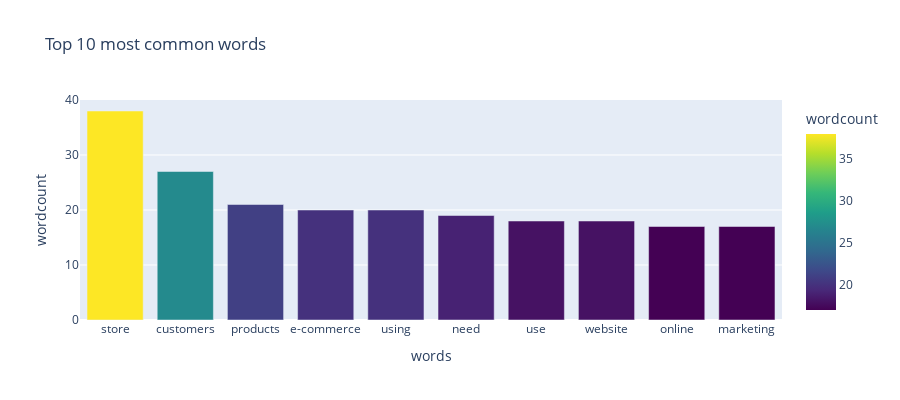

The notebook cell this image was saved under:
### Code cell
fig = px.bar(word_count_t, x='words', y='wordcount',
             color='wordcount',
             height=400, title='Top 10 most common words',
             color_continuous_scale=px.colors.sequential.Viridis             
            )
fig.show()

### Figure 1 — Plotly figure (JSON) as saved in the notebook; plotly's stock layout.template omitted (floating-point values rounded to 4 significant figures)
{"data": [{"alignmentgroup": "True", "hovertemplate": "words=%{x}<br>wordcount=%{marker.color}<extra></extra>", "legendgroup": "", "marker": {"color": [38, 27, 21, 20, 20, 19, 18, 18, 17, 17], "coloraxis": "coloraxis", "pattern": {"shape": ""}}, "name": "", "offsetgroup": "", "orientation": "v", "showlegend": false, "textposition": "auto", "type": "bar", "x": ["store", "customers", "products", "e-commerce", "using", "need", "use", "website", "online", "marketing"], "xaxis": "x", "y": [38, 27, 21, 20, 20, 19, 18, 18, 17, 17], "yaxis": "y"}], "layout": {"barmode": "relative", "coloraxis": {"colorbar": {"title": {"text": "wordcount"}}, "colorscale": [[0, "#440154"], [0.1111, "#482878"], [0.2222, "#3e4989"], [0.3333, "#31688e"], [0.4444, "#26828e"], [0.5556, "#1f9e89"], [0.6667, "#35b779"], [0.7778, "#6ece58"], [0.8889, "#b5de2b"], [1, "#fde725"]]}, "height": 400, "legend": {"tracegroupgap": 0}, "title": {"text": "Top 10 most common words"}, "xaxis": {"anchor": "y", "domain": [0, 1], "title": {"text": "words"}}, "yaxis": {"anchor": "x", "domain": [0, 1], "title": {"text": "wordcount"}}}}
